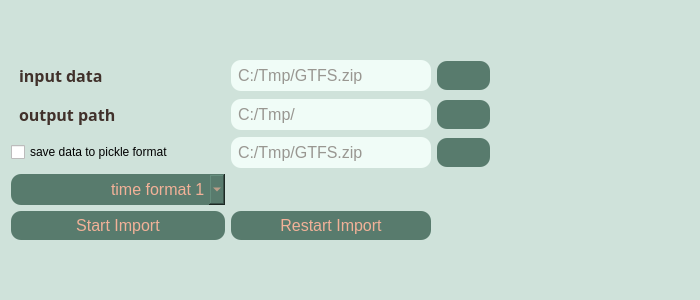
<?xml version="1.0" encoding="UTF-8"?>
<ui version="4.0">
 <class>Form</class>
 <widget class="QWidget" name="Form">
  <property name="geometry">
   <rect>
    <x>0</x>
    <y>0</y>
    <width>700</width>
    <height>300</height>
   </rect>
  </property>
  <property name="sizePolicy">
   <sizepolicy hsizetype="Minimum" vsizetype="Minimum">
    <horstretch>0</horstretch>
    <verstretch>0</verstretch>
   </sizepolicy>
  </property>
  <property name="maximumSize">
   <size>
    <width>700</width>
    <height>300</height>
   </size>
  </property>
  <property name="windowTitle">
   <string>Form</string>
  </property>
  <property name="layoutDirection">
   <enum>Qt::LeftToRight</enum>
  </property>
  <property name="styleSheet">
   <string notr="true">#Form {
border-style: solid;
border-color:  #f2f7f5;
background: #cfe2da; 

}

#Form QPushButton {
	background-color: #587b6d;
   border-radius: 10px;
	padding: 5px 5px 5px 5px;
	text-align: center;
    color:#f2b198;
}

#Form QLineEdit {
	background-color: #F0FCF7;
   border-radius: 10px;
	padding: 5px 5px 5px 5px;
	text-align: center;
    color:#41312b;
}

#Form QLabel {
   border-radius: 10px;
	padding: 5px 5px 5px 5px;
	text-align: center;
    color:#41312b;
}

#Form QComboBox {
	background-color: #587b6d;
   border-radius: 10px;
	padding: 5px 5px 5px 100px;
	text-align: center;
    color:#f2b198;
    
}

#Form QPushButton:hover {
	background-color: #408d49;
   border-radius: 10px;
       color:#fde1d6;
}
</string>
  </property>
  <layout class="QGridLayout" name="gridLayout_2">
   <item row="0" column="1" colspan="2">
    <layout class="QGridLayout" name="gridLayout">
     <item row="4" column="1">
      <widget class="QLineEdit" name="lineInputPath">
       <property name="font">
        <font>
         <pointsize>12</pointsize>
        </font>
       </property>
       <property name="styleSheet">
        <string notr="true"/>
       </property>
       <property name="text">
        <string/>
       </property>
       <property name="placeholderText">
        <string>C:/Tmp/GTFS.zip</string>
       </property>
      </widget>
     </item>
     <item row="12" column="2">
      <widget class="QPushButton" name="btnGetPickleFile">
       <property name="enabled">
        <bool>true</bool>
       </property>
       <property name="font">
        <font>
         <pointsize>12</pointsize>
        </font>
       </property>
       <property name="styleSheet">
        <string notr="true"/>
       </property>
       <property name="text">
        <string/>
       </property>
       <property name="icon">
        <iconset resource="res/resource_boot.qrc">
         <normaloff>:/newPrefix/icons/bootstrap-icons-1.10.3/file-earmark-arrow-up.svg</normaloff>:/newPrefix/icons/bootstrap-icons-1.10.3/file-earmark-arrow-up.svg</iconset>
       </property>
      </widget>
     </item>
     <item row="12" column="1">
      <widget class="QLineEdit" name="picklesavename">
       <property name="font">
        <font>
         <pointsize>12</pointsize>
        </font>
       </property>
       <property name="styleSheet">
        <string notr="true"/>
       </property>
       <property name="text">
        <string/>
       </property>
       <property name="placeholderText">
        <string>C:/Tmp/GTFS.zip</string>
       </property>
      </widget>
     </item>
     <item row="12" column="0">
      <widget class="QCheckBox" name="checkBox_savepickle">
       <property name="toolTip">
        <string>saves data to faster format</string>
       </property>
       <property name="whatsThis">
        <string>saves data to faster format</string>
       </property>
       <property name="text">
        <string>save data to pickle format</string>
       </property>
      </widget>
     </item>
     <item row="15" column="0">
      <widget class="QPushButton" name="btnImport">
       <property name="enabled">
        <bool>true</bool>
       </property>
       <property name="font">
        <font>
         <pointsize>12</pointsize>
        </font>
       </property>
       <property name="styleSheet">
        <string notr="true"/>
       </property>
       <property name="text">
        <string>Start Import</string>
       </property>
      </widget>
     </item>
     <item row="9" column="0">
      <widget class="QLabel" name="label_10">
       <property name="font">
        <font>
         <family>MS Reference Sans Serif</family>
        </font>
       </property>
       <property name="styleSheet">
        <string notr="true"/>
       </property>
       <property name="text">
        <string>&lt;html&gt;&lt;head/&gt;&lt;body&gt;&lt;p&gt;&lt;span style=&quot; font-size:12pt; font-weight:600;&quot;&gt;output path&lt;/span&gt;&lt;/p&gt;&lt;/body&gt;&lt;/html&gt;</string>
       </property>
      </widget>
     </item>
     <item row="13" column="0">
      <widget class="QComboBox" name="comboBox_display">
       <property name="enabled">
        <bool>true</bool>
       </property>
       <property name="font">
        <font>
         <pointsize>12</pointsize>
        </font>
       </property>
       <property name="styleSheet">
        <string notr="true"/>
       </property>
       <item>
        <property name="text">
         <string>time format 1</string>
        </property>
       </item>
       <item>
        <property name="text">
         <string>time format 2</string>
        </property>
       </item>
      </widget>
     </item>
     <item row="9" column="2">
      <widget class="QPushButton" name="btnGetOutputDir">
       <property name="enabled">
        <bool>true</bool>
       </property>
       <property name="font">
        <font>
         <pointsize>12</pointsize>
        </font>
       </property>
       <property name="styleSheet">
        <string notr="true"/>
       </property>
       <property name="text">
        <string/>
       </property>
       <property name="icon">
        <iconset resource="res/resource_boot.qrc">
         <normaloff>:/newPrefix/icons/bootstrap-icons-1.10.3/file-earmark-arrow-up.svg</normaloff>:/newPrefix/icons/bootstrap-icons-1.10.3/file-earmark-arrow-up.svg</iconset>
       </property>
      </widget>
     </item>
     <item row="4" column="0">
      <widget class="QLabel" name="label_11">
       <property name="font">
        <font>
         <family>MS Reference Sans Serif</family>
        </font>
       </property>
       <property name="styleSheet">
        <string notr="true"/>
       </property>
       <property name="text">
        <string>&lt;html&gt;&lt;head/&gt;&lt;body&gt;&lt;p&gt;&lt;span style=&quot; font-size:12pt; font-weight:600;&quot;&gt;input data&lt;/span&gt;&lt;/p&gt;&lt;/body&gt;&lt;/html&gt;</string>
       </property>
      </widget>
     </item>
     <item row="4" column="2">
      <widget class="QPushButton" name="btnGetFile">
       <property name="enabled">
        <bool>true</bool>
       </property>
       <property name="font">
        <font>
         <pointsize>12</pointsize>
        </font>
       </property>
       <property name="styleSheet">
        <string notr="true"/>
       </property>
       <property name="text">
        <string/>
       </property>
       <property name="icon">
        <iconset resource="res/resource_boot.qrc">
         <normaloff>:/newPrefix/icons/bootstrap-icons-1.10.3/file-earmark-arrow-up.svg</normaloff>:/newPrefix/icons/bootstrap-icons-1.10.3/file-earmark-arrow-up.svg</iconset>
       </property>
      </widget>
     </item>
     <item row="9" column="1">
      <widget class="QLineEdit" name="lineOutputPath">
       <property name="font">
        <font>
         <pointsize>12</pointsize>
        </font>
       </property>
       <property name="styleSheet">
        <string notr="true"/>
       </property>
       <property name="text">
        <string/>
       </property>
       <property name="placeholderText">
        <string>C:/Tmp/</string>
       </property>
      </widget>
     </item>
     <item row="15" column="1">
      <widget class="QPushButton" name="btnRestart">
       <property name="enabled">
        <bool>false</bool>
       </property>
       <property name="font">
        <font>
         <pointsize>12</pointsize>
        </font>
       </property>
       <property name="styleSheet">
        <string notr="true"/>
       </property>
       <property name="text">
        <string>Restart Import</string>
       </property>
      </widget>
     </item>
     <item row="9" column="3">
      <spacer name="horizontalSpacer">
       <property name="orientation">
        <enum>Qt::Horizontal</enum>
       </property>
       <property name="sizeHint" stdset="0">
        <size>
         <width>40</width>
         <height>20</height>
        </size>
       </property>
      </spacer>
     </item>
    </layout>
   </item>
  </layout>
 </widget>
 <resources>
  <include location="res/resource_boot.qrc"/>
 </resources>
 <connections/>
</ui>
